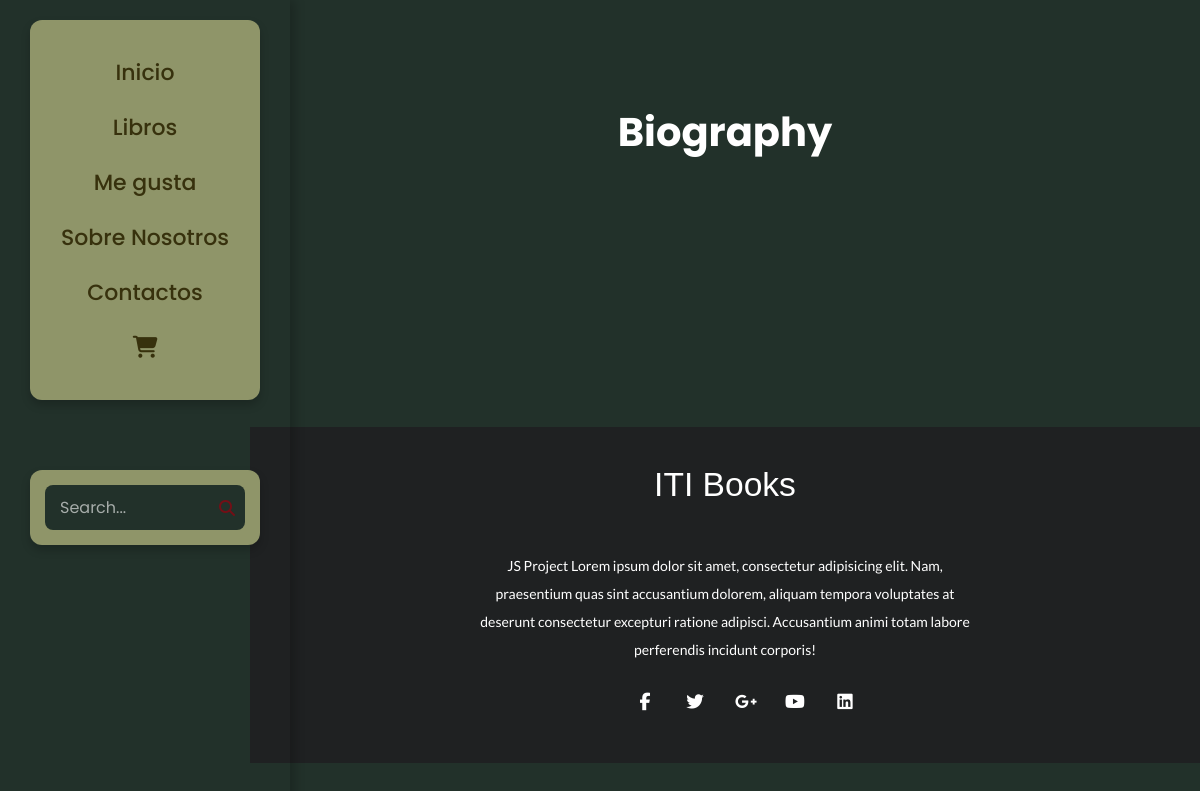
Page /Project/category/science.php on the earlier database version.
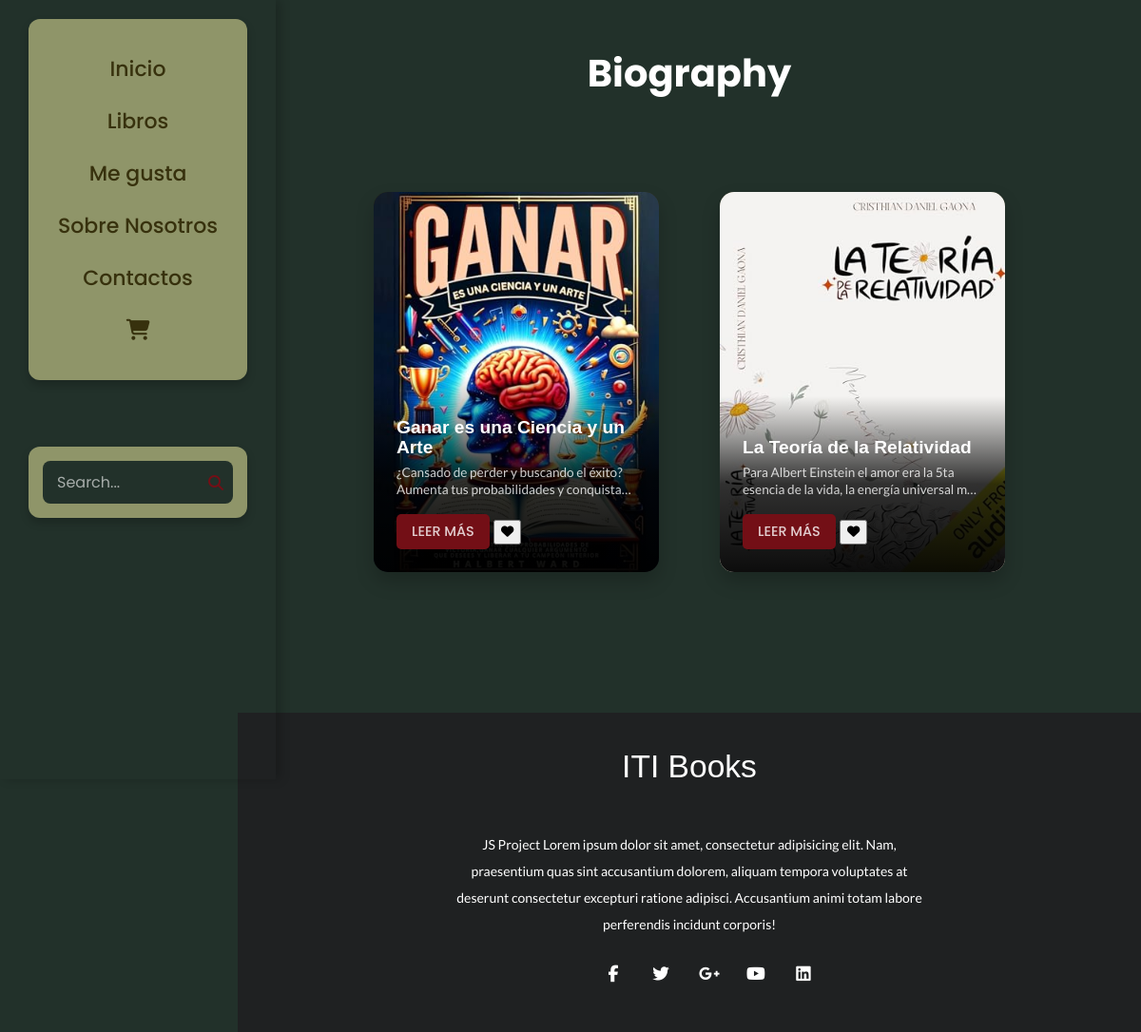
Same page on the later database version.
### tables this page shows
CREATE TABLE Libros (
    IDLibro INT PRIMARY KEY AUTO_INCREMENT,
    Titulo VARCHAR(100) NOT NULL,
    Autor VARCHAR(100) NOT NULL,
    Narrador VARCHAR(100),
    Duracion TIME,
    FechaPublicacion DATE,
    Descripcion TEXT,
    RutaAudio VARCHAR(255),
    RutaPortada VARCHAR(255),
    Precio DECIMAL(10, 2),
    EsGratuito BOOLEAN DEFAULT FALSE
);

### Project/Controlador/CLibros.php (called while the page is built, shortened)
<?php
class CLibros {
    public $conexion;
    public function __construct() {
        $this->conexion = new Conexion();
    }
    public function obtenerLibrosPorGenero($nombreGenero) {
        try {
            $conn = $this->conexion->getcon();
            $stmt = $conn->prepare("
                SELECT l.*
                FROM Libros l
                JOIN LibroGenero lg ON l.IDLibro = lg.IDLibro
                JOIN Generos g ON lg.IDGenero = g.IDGenero
                WHERE g.NombreGenero = ?
            ");
            $stmt->bindParam(1, $nombreGenero, PDO::PARAM_STR);
            $stmt->execute();
            return $stmt->fetchAll(PDO::FETCH_ASSOC);
        } catch (PDOException $e) {
            error_log("Error al obtener libros por género: " . $e->getMessage());
            return [];
        }
    }
}

### Project/category/science.php (the view, shortened to what this page needs)
<?php
require_once '../Controlador/CLibros.php';
$controladorLibros = new CLibros();
$libros = $controladorLibros->obtenerLibrosPorGenero('Ciencia');
?>
<!DOCTYPE html>
<html lang="es">
<head>
 <link rel="stylesheet" href="../style/Style.css">
</head>
  <body <?php
    echo 'data-user-logged-in="' . (isset($_SESSION['usuario']) ? 'true' : 'false') . '" ';
    echo 'data-user-id="' . (isset($_SESSION['usuario']) ? $_SESSION['usuario']['IDUsuario'] : '') . '"';
  ?>>
 <header id="header">
  <div id="nav">
    <div class="topnav" id="myTopnav">
      <a href="../Home.php">Inicio</a>
      <a href="../BooksPage.php">Libros</a>
      <a href="../likes.php">Me gusta</a>
      <a href="../aboutus.php">Sobre Nosotros</a>
      <a href="../contact.php">Contactos</a>
      <a href="../final cart/cart.php"><i class="fa-solid fa-cart-shopping"></i></a>
    </div>
    <div class="search-container">
      <input type="text" name="search" id="searchInput" placeholder="Search..." class="search-input">
      <a href="#" class="search-btn">
      <i class="fas fa-search" aria-hidden="true"></i>
      </a>
    </div>
</div>
</header>
    <h1>Biography</h1>
    <div id="container">
        <?php foreach ($libros as $libro): ?>
            <div class="card">
                <img class="card__background" src="<?php echo '../' . $libro['RutaPortada']; ?>" alt="<?php echo htmlspecialchars($libro['Titulo']); ?>">
                <div class="card__content">
                    <div class="card__content--container">
                        <h3 class="card__title"><?php echo htmlspecialchars($libro['Titulo']); ?></h3>
                        <p class="card__description"><?php echo htmlspecialchars($libro['Descripcion']); ?></p>
                    </div>
                    <div class="liked_books">
                        <button class="card__button">
                            <a href="../detalleLibro.php?id=<?php echo $libro['IDLibro']; ?>">LEER MÁS</a>
                        </button>
                        <button class="like-button" data-book-id="<?php echo $libro['IDLibro']; ?>">
                            <i class="fas fa-heart <?php echo $esFavorito ? 'liked' : ''; ?>"></i>
                        </button>
                    </div>
                </div>
            </div>
        <?php endforeach; ?>
    </div>
<footer>
  <div class="footer-content">
    <h3>ITI Books</h3>
    <p>JS Project
        Lorem ipsum dolor sit amet, consectetur adipisicing elit. Nam, praesentium quas sint accusantium dolorem, aliquam tempora voluptates at deserunt consectetur excepturi ratione adipisci. Accusantium animi totam labore perferendis incidunt corporis!
    </p>
    <ul class="socials">
      <li><a href="#"><i class="fa fa-facebook" aria-hidden="true"></i></a></li>
      <li><a href="#"><i class="fa fa-twitter" aria-hidden="true"></i></a></li>
      <li><a href="#"><i class="fa fa-google-plus" aria-hidden="true"></i></a></li>
      <li><a href="#"><i class="fa fa-youtube" aria-hidden="true"></i></a></li>
      <li><a href="#"><i class="fa fa-linkedin-square" aria-hidden="true"></i></a></li>
    </ul>
  </div>
</footer>
</body>
</html>

Differences in the rows shown:
added libros: RutaPortada (picture), Titulo "Ganar es una Ciencia y un Arte", Descripcion "¿Cansado de perder y buscando el éxito? Aumenta tus probabilidades y…"
added libros: RutaPortada (picture), Titulo "La Teoría de la Relatividad", Descripcion "Para Albert Einstein el amor era la 5ta esencia de la vida, la energía universal…"
